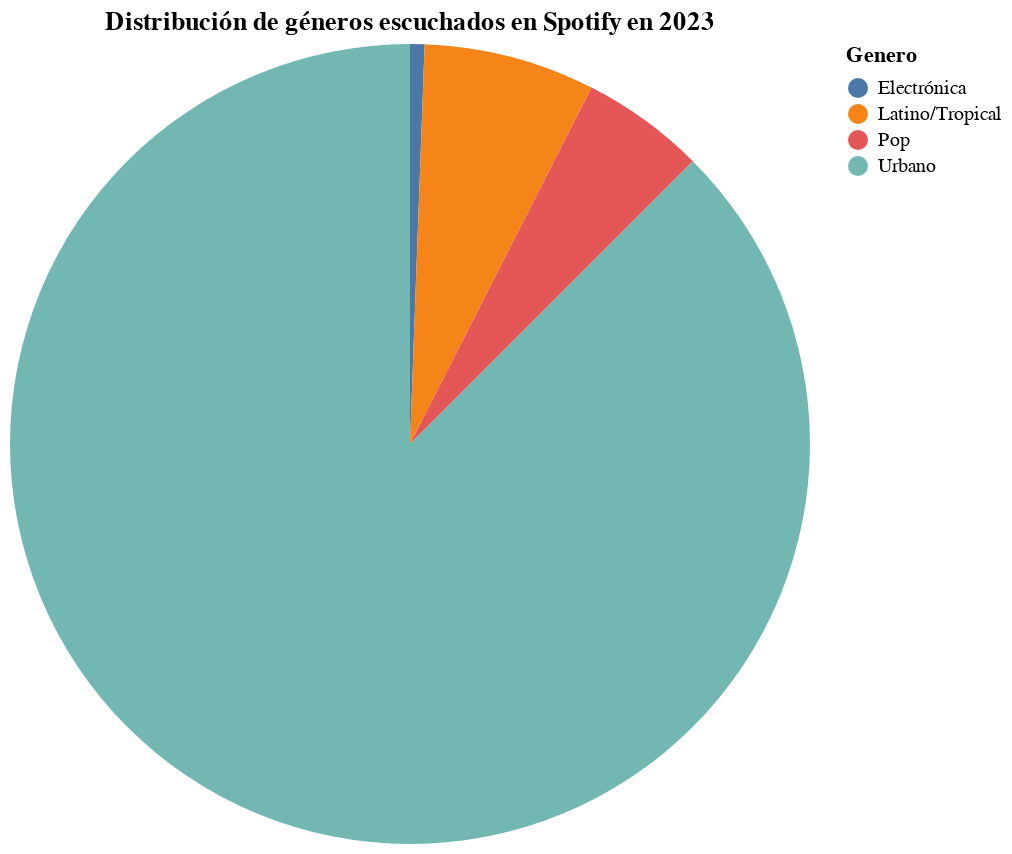

The notebook cell saved with this chart:
### Code cell
df = pd.read_csv("Spotify2023Listo.csv")


genero_counts = (
    df.groupby("Genero")
      .size()
      .reset_index(name="Cantidad")
)


total = genero_counts["Cantidad"].sum()
genero_counts["Porcentaje"] = 100 * genero_counts["Cantidad"] / total


pie = (
    alt.Chart(genero_counts)
       .mark_arc()
       .encode(
           theta="Cantidad:Q",
           color="Genero:N",
           tooltip=[
               alt.Tooltip("Genero:N", title="Género"),
               alt.Tooltip("Cantidad:Q", title="Cantidad"),
               alt.Tooltip("Porcentaje:Q", format=".1f", title="Porcentaje (%)")
           ]
       )
       .properties(
           width=400,
           height=400,
           title="Distribución de géneros escuchados en Spotify en 2023"
       )
)

pie

### Figure 1 — Vega-Lite specification as saved in the notebook (floating-point values rounded to 4 significant figures)
{"config": {"view": {"continuousWidth": 300, "continuousHeight": 300}}, "data": {"name": "data-8c0f067a8e50e487804ebb54e0d47903"}, "mark": {"type": "arc"}, "encoding": {"color": {"field": "Genero", "type": "nominal"}, "theta": {"field": "Cantidad", "type": "quantitative"}, "tooltip": [{"field": "Genero", "title": "Género", "type": "nominal"}, {"field": "Cantidad", "title": "Cantidad", "type": "quantitative"}, {"field": "Porcentaje", "format": ".1f", "title": "Porcentaje (%)", "type": "quantitative"}]}, "height": 400, "title": "Distribución de géneros escuchados en Spotify en 2023", "width": 400, "$schema": "https://vega.github.io/schema/vega-lite/v5.20.1.json", "datasets": {"data-8c0f067a8e50e487804ebb54e0d47903": [{"Genero": "Electrónica", "Cantidad": 7, "Porcentaje": 0.5833}, {"Genero": "Latino/Tropical", "Cantidad": 83, "Porcentaje": 6.917}, {"Genero": "Pop", "Cantidad": 60, "Porcentaje": 5.0}, {"Genero": "Urbano", "Cantidad": 1050, "Porcentaje": 87.5}]}}
